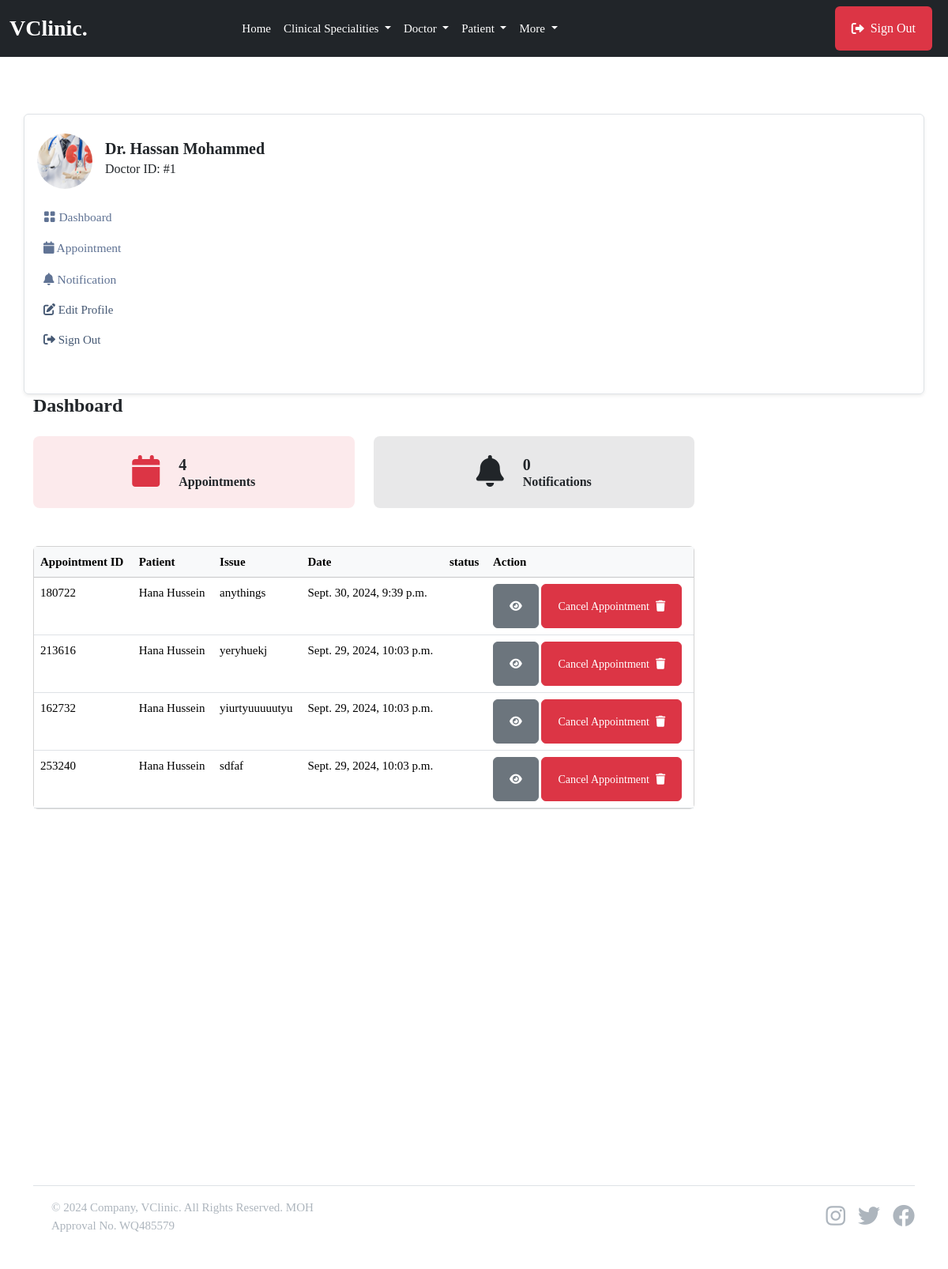
/doctor/ (signed in), run on an earlier commit of the app's database.
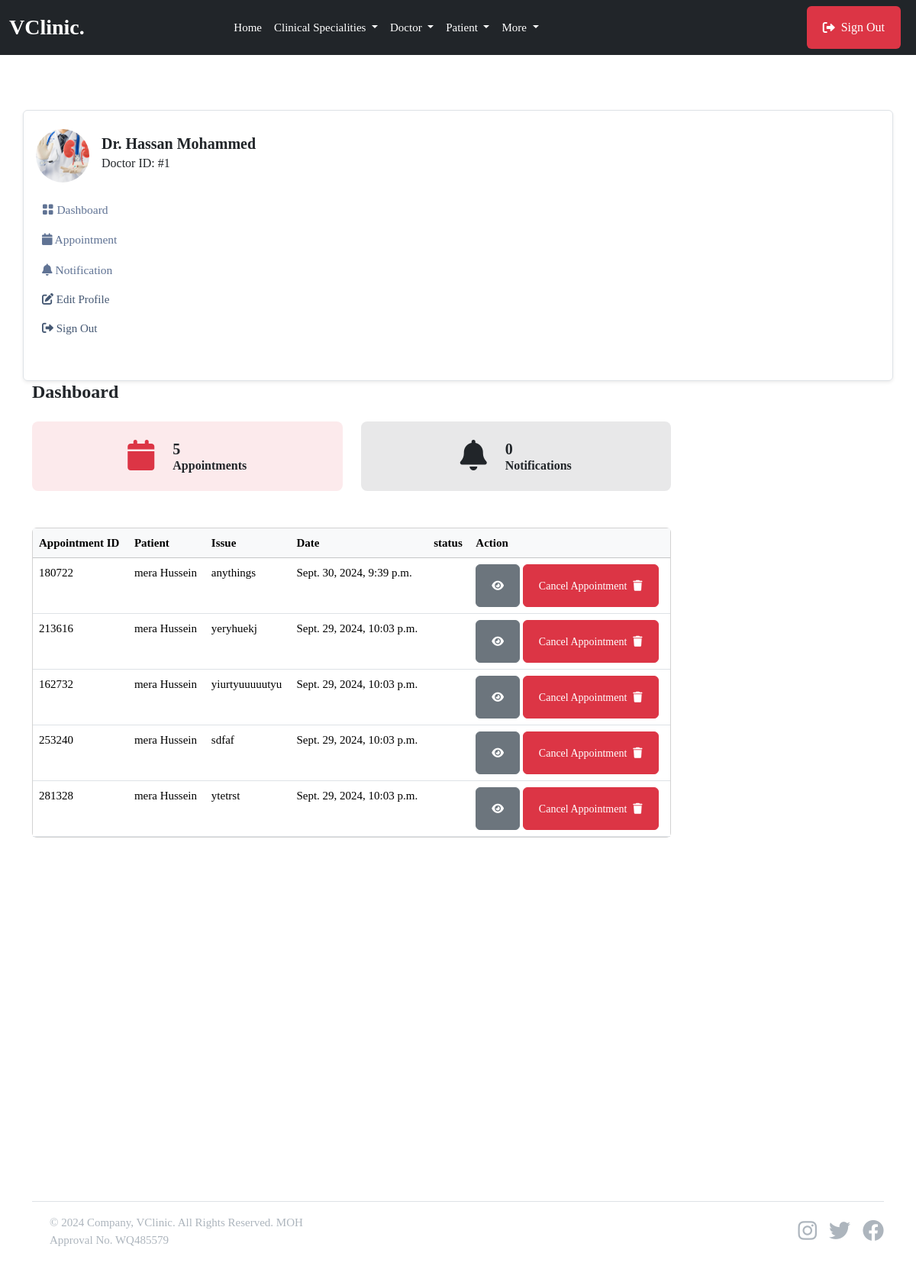
And on a later commit of the database.
### userauthapp/models.py (models this page shows, shortened)
class User(AbstractUser):       # override default user model
    email = models.EmailField(unique=True)
    username = models.CharField(max_length=100, null=True, blank=True)
    user_type = models.CharField(max_length=50, choices=USER_TYPE, null=True, blank=True, default=None)
    USERNAME_FIELD = "email"
    REQUIRED_FIELDS = ['username']

### doctorapp/models.py (models this page shows, shortened)
class Doctor(models.Model):         #create a new model from scratch
    user = models.OneToOneField(userauth_models.User, on_delete=models.CASCADE)  #when we delete this user , we delete doctor, there should be only one doctor that has one user model
    image = models.FileField(upload_to='images', blank=True, null=True)
    full_name = models.CharField(max_length=100, blank=True, null=True)
    mobile = models.CharField(max_length=15, blank=True, null=True)
    country = models.CharField(max_length=100, null=True, blank=True)
    bio = models.CharField(max_length=100, null=True, blank=True)
    specializations = models.CharField(max_length=100, null=True, blank=True)
    qualifications = models.CharField(max_length=100, null=True, blank=True)
    years_of_experience = models.CharField(max_length=100, null=True, blank=True)
    next_available_appointment_date = models.DateTimeField(default=timezone.now, null=True, blank=True)

### mainapp/models.py (models this page shows, shortened)
class Appointment(models.Model):
    STATUS = [
        ('Scheduled', 'Scheduled'),
        ('Completed', 'Completed'),
        ('Pending', 'Pending'),
        ('Cancelled', 'Cancelled')
    ]
    service = models.ForeignKey(Service, on_delete=models.SET_NULL, null=True, blank=True, related_name='service_appointments')
    doctor = models.ForeignKey(doctor_models.Doctor, on_delete=models.SET_NULL, null=True, blank=True, related_name='doctor_appointments')
    patient = models.ForeignKey(patient_models.Patient, on_delete=models.SET_NULL, null=True, blank=True, related_name='appointments_patient')
    appointment_date = models.DateTimeField(null=True, blank=True)
    issues = models.TextField(blank=True, null=True)
    symptoms = models.TextField(blank=True, null=True)
    appointment_id = ShortUUIDField(length=6, max_length=10, alphabet="1234567890")
    appointment_status = models.CharField(max_length=120, choices=STATUS)

### patientapp/models.py (models this page shows, shortened)
class Patient(models.Model):         #create a new model from scratch
    user = models.OneToOneField(userauth_models.User, on_delete=models.CASCADE)  #when we delete this user , we delete doctor, there should be only one doctor that has one user model
    image = models.FileField(upload_to='images', blank=True, null=True)
    full_name = models.CharField(max_length=100, blank=True, null=True)
    mobile = models.CharField(max_length=15, blank=True, null=True)
    address = models.CharField(max_length=100, null=True, blank=True)
    email = models.CharField(max_length=100, null=True, blank=True)
    gender = models.CharField(max_length=100, null=True, blank=True)
    blood_group = models.CharField(max_length=100, null=True, blank=True)
    date_of_birth= models.DateTimeField(default=timezone.now, null=True, blank=True)

### doctorapp/views.py (the view)
# urls.py: path("", views.dashboard, name="dashboard"),
@login_required
def dashboard(request):
    doctor = doctor_models.Doctor.objects.get(user=request.user)
    appointments = base_models.Appointment.objects.filter(doctor=doctor)
    notifications = doctor_models.Notification.objects.filter(doctor=doctor)
    context = {
        "appointments": appointments,
        "notifications": notifications,
    }
    return render(request, "doctorapp/dashboard.html", context)

### templates/doctorapp/dashboard.html (shortened to what this page needs)
{% extends 'partials/base.html' %} {% block content %}
<section class="pt-5 pb-5">
    <div class="container">
        <div class="row mt-0 mt-md-4">
            {% include 'doctorapp/sidebar.html' %}
            <div class="col-lg-9 col-md-8 col-12">
                <div class="row mb-4">
                    <h4 class="mb-0 mb-4 fw-bold">Dashboard</h4>
                    <div class="col-sm-6 col-lg-6 mb-3 mb-lg-0">
                        <div class="d-flex justify-content-center align-items-center p-4 bg-danger bg-opacity-10 rounded-3">
                            <span class="display-6 lh-1 text-purple mb-0">
                                <i class="fas fa-calendar text-danger"></i>
                            </span>
                            <div class="ms-4">
                                <div class="d-flex">
                                    <h5 class="mb-0 fw-bold">{{appointments.count}}</h5>
                                </div>
                                <p class="mb-0 h6 fw-semibold">Appointments</p>
                            </div>
                        </div>
                    </div>
                    <div class="col-sm-6 col-lg-6 mb-3 mb-lg-0">
                        <div class="d-flex justify-content-center align-items-center p-4 bg-dark bg-opacity-10 rounded-3">
                            <span class="display-6 lh-1 text-dark mb-0">
                                <i class="fas fa-bell"></i>
                            </span>
                            <div class="ms-4">
                                <div class="d-flex">
                                    <h5 class="mb-0 fw-bold">{{notifications.count}}</h5>
                                </div>
                                <p class="mb-0 h6 fw-semibold">Notifications</p>
                            </div>
                        </div>
                    </div>
                </div>
                <div class="card mb-4 mt-5">
                    <div class="table-responsive overflow-y-hidden">
                        <table class="table mb-0 text-nowrap table-hover table-centered text-nowrap">
                            <thead class="table-light">
                                <tr>
                                    <th>Appointment ID</th>
                                    <th>Patient</th>
                                    <th>Issue</th>
                                    <th>Date</th>
                                    <th>status</th>
                                    <th>Action</th>
                                </tr>
                            </thead>
                            <tbody>
                                {% for a in appointments %}
                                <tr>
                                    <td>{{a.appointment_id}}</td>
                                    <td>{{a.patient.full_name}}</td>
                                    <td>{{a.issues}}</td>
                                    <td>{{a.appointment_date}}</td>
                                    <td>{{a.status}}</td>
                                    <td>
                                        <a href="" class="btn btn-secondary btn-sm"> <i class="fas fa-eye"></i></a>
                                        <a href="" class="btn btn-danger btn-sm">Cancel Appointment <i class="fas fa-trash ms-2"></i></a>
                                    </td>
                                </tr>
                                {% endfor %}
                            </tbody>
                        </table>
                    </div>
                </div>
            </div>
        </div>
</section>
{% endblock content %}

### templates/partials/base.html (shortened to what this page needs)
{% load static %}
<!DOCTYPE html>
<html lang="en">
    <head>
        <link rel="stylesheet" href="https://cdn.jsdelivr.net/npm/bootstrap-icons@1.11.3/font/bootstrap-icons.min.css" />
        <link href="https://cdn.jsdelivr.net/npm/bootstrap@5.3.3/dist/css/bootstrap.min.css" rel="stylesheet" />
        <link href="https://cdnjs.cloudflare.com/ajax/libs/font-awesome/6.0.0/css/all.min.css" rel="stylesheet" />
        <link rel="stylesheet" href="https://cdn.jsdelivr.net/npm/bootstrap-icons@1.11.3/font/bootstrap-icons.min.css" />
        <link rel="stylesheet" href="{% static 'assets/css/style.css' %}" />
    </head>
    <body>
        <nav class="navbar navbar-expand-lg navbar-dark bg-dark">
            <div class="container-fluid">
                <a class="navbar-brand fw-bold fs-3" href="/">VClinic.</a>
                <div class="collapse navbar-collapse" id="navbarSupportedContent">
                    <div class="mx-auto">
                        <ul class="navbar-nav me-auto mb-2 mb-lg-0">
                            <li class="nav-item">
                                <a class="nav-link active" aria-current="page" href="/">Home</a>
                            </li>
                            <li class="nav-item dropdown">
                                <a class="nav-link dropdown-toggle text-white" href="#" id="navbarDropdown" role="button" data-bs-toggle="dropdown" aria-expanded="false"> Clinical Specialities </a>
                            </li>
                            <li class="nav-item dropdown">
                                <a class="nav-link dropdown-toggle text-white" href="#" id="navbarDropdown" role="button" data-bs-toggle="dropdown" aria-expanded="false">Doctor </a>
                            </li>
                            <li class="nav-item dropdown">
                                <a class="nav-link dropdown-toggle text-white" href="#" id="navbarDropdown" role="button" data-bs-toggle="dropdown" aria-expanded="false">Patient </a>
                            </li>
                            <li class="nav-item dropdown">
                                <a class="nav-link dropdown-toggle text-white" href="#" id="navbarDropdown" role="button" data-bs-toggle="dropdown" aria-expanded="false"> More </a>
                            </li>
                        </ul>
                    </div>
                    <div class="d-flex ms-auto">
                        {% if request.user.is_authenticated %}
                        <a href="{% url 'userauthapp:sign-out' %}" class="btn bg-danger text-white me-2" type="submit"><i class="fas fa-sign-out-alt me-2"></i> Sign Out </a>
                        {% else %}
                        <a href="{% url 'userauthapp:sign-in' %}" class="btn bg-white me-2" type="submit">Login <i class="fas fa-sign-in-alt ms-2"></i></a>
                        <a href="{% url 'userauthapp:sign-up' %}" class="btn btn-primary" type="submit">Register <i class="fas fa-user-plus ms-2"></i></a>
                        {% endif %}
                    </div>
                </div>
            </div>
        </nav>
         {% block content %} {% endblock content %}
        <section class="container" style="margin-top: 300px">
            <footer class="d-flex flex-wrap justify-content-between align-items-center py-3 my-4 border-top">
                <div class="col-md-4 d-flex align-items-center">
                    <a href="/" class="mb-3 me-2 mb-md-0 text-muted text-decoration-none lh-1">
                        <svg class="bi" width="30" height="24"><use xlink:href="#bootstrap" /></svg>
                    </a>
                    <span class="mb-3 mb-md-0 text-muted">&copy; 2024 Company, VClinic. All Rights Reserved. MOH Approval No. WQ485579</span>
                </div>
                <ul class="nav col-md-4 justify-content-end list-unstyled d-flex">
                    <li class="ms-3 fs-3">
                        <a class="text-muted" href="#"><i class="fab fa-instagram"></i></a>
                    </li>
                    <li class="ms-3 fs-3">
                        <a class="text-muted" href="#"><i class="fab fa-twitter"></i></a>
                    </li>
                    <li class="ms-3 fs-3">
                        <a class="text-muted" href="#"><i class="fab fa-facebook"></i></a>
                    </li>
                </ul>
            </footer>
        </section>
    </body>
</html>

### templates/doctorapp/sidebar.html (shortened to what this page needs)
    <nav class="navbar navbar-expand-md shadow-sm mb-4 mb-lg-0 sidenav border rounded">
        <div class="collapse navbar-collapse p-3" id="sidenav">
            <div class="navbar-nav flex-column">
                <div class="d-flex align-items-center mb-3">
                    {% if request.user.doctor.image %}
                        <img src="{{request.user.doctor.image.url}}" alt="avatar" class="rounded-circle avatar-xl" style="width: 70px; height: 70px; object-fit: cover" />
                    {% endif %}
                    <div class="ms-3">
                        <h5 class="mb-0 fw-bold">Dr. {{request.user.doctor.full_name}}</h5>
                        <p class="mb-1 fs-6">Doctor ID: #{{request.user.doctor.id}}</p>
                    </div>
                </div>
                <ul class="list-unstyled ms-n2 mb-4">
                    <li class="nav-item">
                        <a class="dropdown-item nav-link" href="{% url 'doctorapp:dashboard' %}"><i class="bi bi-grid-fill"></i> Dashboard</a>
                    </li>
                    <li class="nav-item">
                        <a class="dropdown-item nav-link" href="{% url 'doctorapp:appointments' %}"><i class="fas fa-calendar"></i> Appointment</a>
                    </li>
                    <li class="nav-item">
                        <a class="dropdown-item nav-link" href="{% url 'doctorapp:notifications' %}"><i class="fas fa-bell"></i> Notification</a>
                    </li>
                    <li class="nav-item">
                        <a class="nav-link" href="{% url 'doctorapp:profile' %}"> <i class="fas fa-edit"></i> Edit Profile </a>
                    </li>
                    <li class="nav-item">
                        <a class="nav-link" href="{% url 'userauthapp:sign-out' %}"> <i class="fas fa-sign-out-alt"></i> Sign Out </a>
                    </li>
                </ul>
            </div>
        </div>
    </nav>
</div>

### static/assets/css/style.css (style rules this page uses)
body { background: #ffffff; color: var(--bs-body-color); font-size: 15px; font-family: var(--body-font-family); margin: 0; overflow-x: hidden !important; font-weight: 400; }
.p, p { line-height: 1.8; color: var(--paragraphColor); }
a { text-decoration: none; color: #022f5d; }
.nav-link { color: #455873; }
section { padding: 80px 0 80px; }
.text-muted { color: var(--bs-gray-500) !important; }
.text-purple { color: var(--bs-purple); }
h1, h2, h3, h4, h5, h6 { color: var(--headingColor); font-weight: 700; font-family: var(heading-font-family); }
.btn { padding: 10px 20px; height: 56px; display: inline-flex; align-items: center; justify-content: center; cursor: pointer; transition: all ease 0.4s; border-radius: 0.375rem; overflow: hidden; animation-delay: 0.7s; animation-duration: 0.5s; position: relative; }
.btn::after { background-color: rgba(255, 255, 255, 0.76); content: ""; height: 150px; left: -75px; position: absolute; top: -35px; transform: rotate(35deg); transition: all 1600ms cubic-bezier(0.19, 1, 0.22, 1); width: 40px; opacity: 0; }
p, ul, ol, dl, dt, dd, blockquote, address { margin: 0 0 10px; }
.dropdown-item { padding: 8px 1rem; color: #607394; font-size: 15.5px; }
.bi { width: 1em; height: 1em; fill: currentcolor; }
.nav-dropdown, .nav-menu, ul { list-style: none; }

What changed in the data, as far as the page shows it:
changed through a linked row, Appointment "anythings": patient.full_name "Hana Hussein" → "mera Hussein"
changed through a linked row, Appointment "yeryhuekj": patient.full_name "Hana Hussein" → "mera Hussein"
changed through a linked row, Appointment "yiurtyuuuuutyu": patient.full_name "Hana Hussein" → "mera Hussein"
changed through a linked row, Appointment "sdfaf": patient.full_name "Hana Hussein" → "mera Hussein"
added Appointment: appointment_id "281328", patient.full_name "mera Hussein", issues "ytetrst", appointment_date "Sept. 29, 2024, 10:03 p.m."
Also different on the page:
{{ appointments.count }}: "4" → "5"
